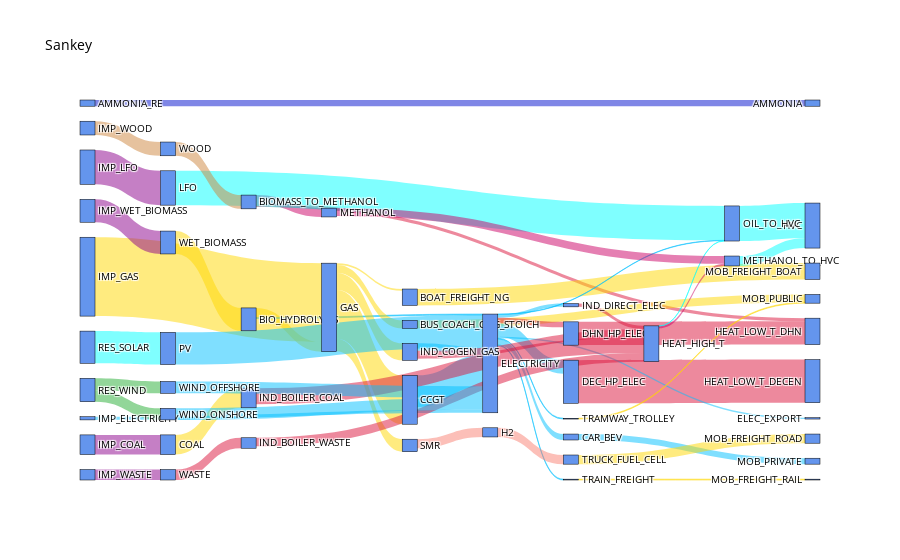

Notebook cell for this chart:
### Code cell
# TODO Storage technologies

F_t = ampl.get_variable("F_t").get_values().to_pandas(multi_index=True).reset_index().rename(columns={"index0":"tech_name", "index1":"h", "index2":"td", "F_t.val":"value"})
lyrio = ampl.get_parameter("layers_in_out").get_values().to_pandas().reset_index().rename(columns={"index0": "tech_name", "index1": "flow_name","layers_in_out": "value"})
HOUR_OF_PERIOD = pd.DataFrame(ampl.get_entity("T_H_TD").get_values().to_list(), columns=['i','h','td']).set_index('i')
MOB_list = sorted(['MOB_PRIVATE', 'MOB_AVIATION', 'MOB_PUBLIC', 'MOB_FREIGHT_RAIL', 'MOB_FREIGHT_ROAD'])
list_storage = ampl.get_set("STORAGE_TECH").get_values().to_pandas().index.values

df_flow = F_t.groupby(['tech_name','td']).sum().drop(['h'],axis=1).join(HOUR_OF_PERIOD.groupby('td').count()/24,on ='td')  # Sum hourly profile for each TD + Merge occurence of TD per year
df_flow = df_flow[df_flow['value']!=0]  # Cleaning
df_flow['value'] = df_flow['value'] * df_flow['h'] # kW * h per td 

df_flow = df_flow.merge(lyrio.rename(columns={'value':'value_lyrio'}), on='tech_name') # Merge lyrio flow
df_flow = df_flow[df_flow['value_lyrio']!=0]    # Cleaning
df_flow['value'] = (df_flow['value_lyrio'] * df_flow['value']) # kW of demand and supply * h per td

df_flow.drop(['h','value_lyrio'],axis=1,inplace=True)   # Cleaning

df_flow.rename(columns={'tech_name':'target', 'flow_name':'source'}, inplace=True)  # Rename 
df_flow.loc[df_flow['value']>0,['target','source']] = df_flow.loc[df_flow['value']>0,['source','target']].to_numpy() # Transform negative flow as source
df_flow['value'] = abs(df_flow['value'])    # Transform source flow to be positive

df_flow = df_flow.groupby(['target','source']).sum().reset_index() # Aggregate to yearly value
df_flow.loc [df_flow['target']==df_flow['source'],'source']= 'IMP_' + df_flow.loc [df_flow['target']==df_flow['source'],'source'].astype(str) # Transform name imported resources
df_flow = df_flow[~df_flow.loc[:,'source'].str.startswith('IMP_RES').values]# Remove node with IMP_RES

#Drop CO2 flow 
df_flow = df_flow[~df_flow['source'].str.contains("CO2_")]
df_flow = df_flow[~df_flow['target'].str.contains("CO2_")]

df_flow.sort_values('source',inplace=True)
#Transform pkm & tkm into GWh
df_flow.loc[df_flow[df_flow['target'].isin(MOB_list)].index,'value'] = df_flow.loc[df_flow['target'].isin(df_flow.loc[df_flow['target'].isin(MOB_list),'source']),:].sort_values('target')['value'].values
#Transform kt into GWh
df_flow.loc[df_flow['target']=='HVC','value'] = df_flow.loc[df_flow['target'].isin(df_flow.loc[df_flow['target']=='HVC','source']),:].groupby('target').sum().values

df_flow = df_flow[df_flow['value']>500] # Remove small flows

node = np.unique(np.concatenate((df_flow['source'].unique(),df_flow['target'].unique())))   # Get the list of nodes
techno_color = pd.read_excel(os.getcwd()+'/ColorSankey.xlsx', index_col=False)
df_flow = df_flow.merge(techno_color,on=('target','source'))
df_sankey = df_flow.replace(node,range(len(node)))  # Rename techno into numbers

opacity = 0.5

fig = go.Figure(data=[go.Sankey(
    valueformat = ".0f",
    valuesuffix = "",#"TWh",
    # Define nodes
    node = dict(
      pad = 15,
      thickness = 15,
      line = dict(color = "black", width = 0.5),
      label =  node,
      color = "cornflowerblue"
    ),
    # Add links
    link = dict(
      source =  df_sankey['source'],
      target =  df_sankey['target'],
      value =  df_sankey['value'],
      label =  df_sankey['target'],
      color =  df_sankey['color'].apply(lambda h: hexToRGB(h,opacity))
))])

fig.update_layout(title_text="Sankey", font_size=10, font_color="black", paper_bgcolor="white")
fig.write_html(os.getcwd()+"/Sankey.html")
fig.show()

### Figure 1 — Plotly figure (JSON) as saved in the notebook; plotly's stock layout.template omitted (floating-point values rounded to 4 significant figures)
{"data": [{"link": {"color": ["rgba(0, 14, 205, 0.50)", "rgba(204, 0, 102, 0.50)", "rgba(220, 20, 60, 0.50)", "rgba(255, 215, 0, 0.50)", "rgba(0, 191, 255, 0.50)", "rgba(255, 215, 0, 0.50)", "rgba(255, 215, 0, 0.50)", "rgba(0, 191, 255, 0.50)", "rgba(0, 191, 255, 0.50)", "rgba(255, 215, 0, 0.50)", "rgba(220, 20, 60, 0.50)", "rgba(220, 20, 60, 0.50)", "rgba(0, 191, 255, 0.50)", "rgba(0, 191, 255, 0.50)", "rgba(0, 191, 255, 0.50)", "rgba(0, 191, 255, 0.50)", "rgba(0, 191, 255, 0.50)", "rgba(0, 191, 255, 0.50)", "rgba(0, 191, 255, 0.50)", "rgba(220, 20, 60, 0.50)", "rgba(255, 215, 0, 0.50)", "rgba(255, 215, 0, 0.50)", "rgba(255, 215, 0, 0.50)", "rgba(255, 215, 0, 0.50)", "rgba(255, 215, 0, 0.50)", "rgba(250, 128, 114, 0.50)", "rgba(204, 0, 102, 0.50)", "rgba(0, 255, 255, 0.50)", "rgba(139, 0, 139, 0.50)", "rgba(0, 191, 255, 0.50)", "rgba(255, 215, 0, 0.50)", "rgba(139, 0, 139, 0.50)", "rgba(139, 0, 139, 0.50)", "rgba(139, 0, 139, 0.50)", "rgba(205, 133, 63, 0.50)", "rgba(220, 20, 60, 0.50)", "rgba(220, 20, 60, 0.50)", "rgba(0, 191, 255, 0.50)", "rgba(220, 20, 60, 0.50)", "rgba(220, 20, 60, 0.50)", "rgba(0, 255, 255, 0.50)", "rgba(204, 0, 102, 0.50)", "rgba(0, 255, 255, 0.50)", "rgba(0, 255, 255, 0.50)", "rgba(0, 191, 255, 0.50)", "rgba(0, 255, 255, 0.50)", "rgba(39, 174, 52, 0.50)", "rgba(39, 174, 52, 0.50)", "rgba(250, 128, 114, 0.50)", "rgba(255, 215, 0, 0.50)", "rgba(255, 215, 0, 0.50)", "rgba(255, 215, 0, 0.50)", "rgba(220, 20, 60, 0.50)", "rgba(255, 215, 0, 0.50)", "rgba(0, 191, 255, 0.50)", "rgba(0, 191, 255, 0.50)", "rgba(205, 133, 63, 0.50)"], "label": [0, 31, 17, 13, 11, 33, 37, 36, 11, 26, 16, 17, 6, 29, 44, 43, 12, 9, 38, 10, 28, 7, 5, 4, 42, 45, 32, 38, 8, 11, 13, 30, 46, 47, 50, 15, 15, 11, 15, 15, 38, 32, 18, 18, 11, 39, 49, 48, 14, 34, 37, 35, 27, 3, 11, 11, 2], "source": [1, 2, 2, 3, 3, 4, 5, 6, 7, 8, 9, 10, 11, 11, 11, 11, 11, 11, 11, 11, 13, 13, 13, 13, 13, 14, 15, 15, 19, 20, 21, 22, 23, 24, 25, 26, 27, 28, 28, 29, 30, 31, 32, 38, 39, 40, 41, 41, 42, 43, 44, 45, 46, 47, 48, 49, 50], "target": [0, 31, 17, 13, 11, 33, 37, 36, 11, 26, 16, 17, 6, 29, 44, 43, 12, 9, 38, 10, 28, 7, 5, 4, 42, 45, 32, 38, 8, 11, 13, 30, 46, 47, 50, 15, 15, 11, 15, 15, 38, 32, 18, 18, 11, 39, 49, 48, 14, 34, 37, 35, 27, 3, 11, 11, 2], "value": [10560.0, 14920.0, 5295.0, 16450.0, 1556.0, 27830.0, 13490.0, 10110.0, 53610.0, 33350.0, 73260.0, 39600.0, 10110.0, 5568.0, 1343.0, 1424.0, 2302.0, 23080.0, 680.5, 9358.0, 28900.0, 83060.0, 13490.0, 3093.0, 21250.0, 15570.0, 3544.0, 553.1, 33350.0, 5375.0, 134100.0, 58390.0, 17800.0, 38900.0, 23400.0, 27350.0, 14600.0, 12720.0, 13300.0, 5568.0, 58390.0, 13330.0, 16870.0, 59630.0, 54710.0, 54710.0, 19670.0, 20170.0, 15570.0, 1424.0, 1343.0, 15570.0, 17800.0, 38900.0, 20170.0, 19670.0, 23400.0]}, "node": {"color": "cornflowerblue", "label": ["AMMONIA", "AMMONIA_RE", "BIOMASS_TO_METHANOL", "BIO_HYDROLYSIS", "BOAT_FREIGHT_NG", "BUS_COACH_CNG_STOICH", "CAR_BEV", "CCGT", "COAL", "DEC_HP_ELEC", "DHN_HP_ELEC", "ELECTRICITY", "ELEC_EXPORT", "GAS", "H2", "HEAT_HIGH_T", "HEAT_LOW_T_DECEN", "HEAT_LOW_T_DHN", "HVC", "IMP_COAL", "IMP_ELECTRICITY", "IMP_GAS", "IMP_LFO", "IMP_WASTE", "IMP_WET_BIOMASS", "IMP_WOOD", "IND_BOILER_COAL", "IND_BOILER_WASTE", "IND_COGEN_GAS", "IND_DIRECT_ELEC", "LFO", "METHANOL", "METHANOL_TO_HVC", "MOB_FREIGHT_BOAT", "MOB_FREIGHT_RAIL", "MOB_FREIGHT_ROAD", "MOB_PRIVATE", "MOB_PUBLIC", "OIL_TO_HVC", "PV", "RES_SOLAR", "RES_WIND", "SMR", "TRAIN_FREIGHT", "TRAMWAY_TROLLEY", "TRUCK_FUEL_CELL", "WASTE", "WET_BIOMASS", "WIND_OFFSHORE", "WIND_ONSHORE", "WOOD"], "line": {"color": "black", "width": 0.5}, "pad": 15, "thickness": 15}, "valueformat": ".0f", "valuesuffix": "", "type": "sankey"}], "layout": {"title": {"text": "Sankey"}, "font": {"size": 10, "color": "black"}, "paper_bgcolor": "white"}}
